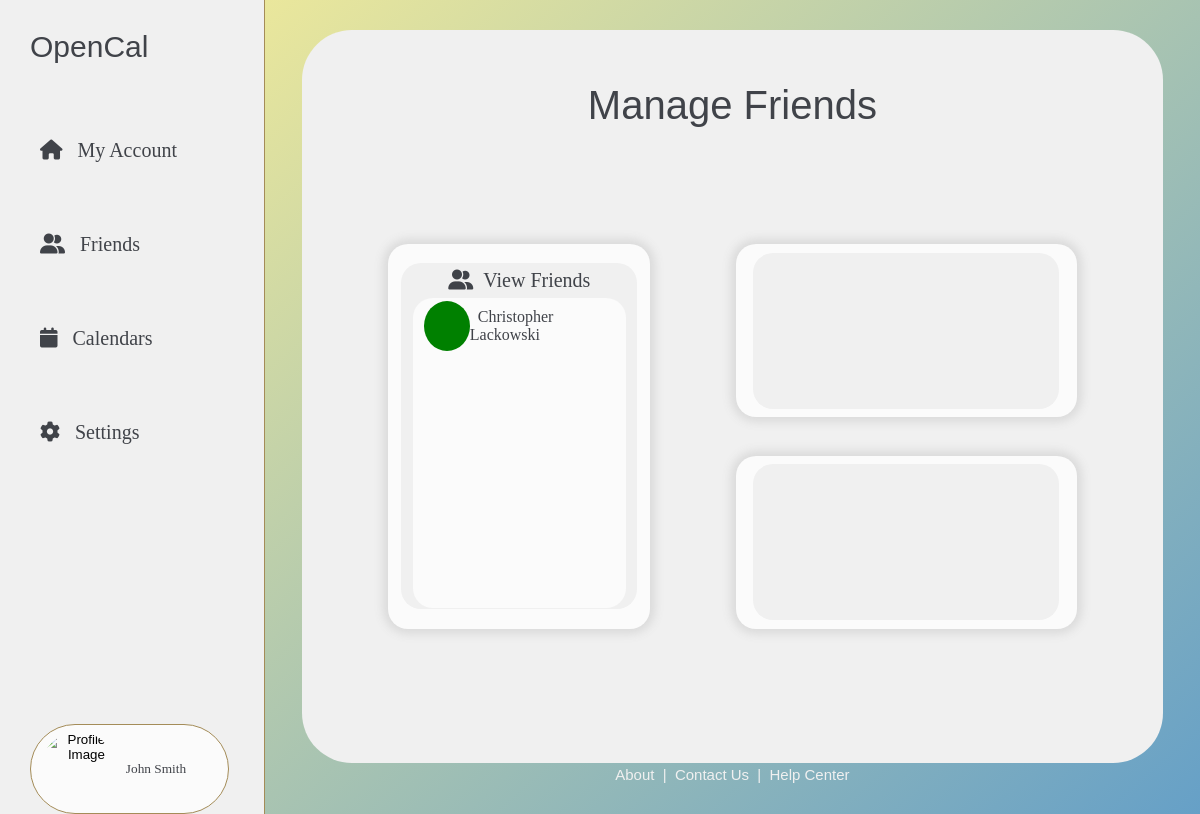
The page /friends/ (signed in) on the database its author committed.
### opencalapp/models.py (models this page shows, shortened)
class Account(AbstractUser):
    numCals = models.IntegerField(default = 5)
    calendars = models.ManyToManyField('Calendar', related_name='users', blank=True)

### opencalapp/views.py (the view)
# urls.py: path('friends/', views.friends, name='friends'),
@login_required
def friends(request):
    received_requests = FriendRequest.objects.filter(receiver=request.user, is_active=True)
    friend_list = get_object_or_404(FriendList, user=request.user)
    friends = friend_list.friends.all().order_by('last_name')
    return render(request, 'friends.html', {'user': request.user, 'received_requests': received_requests, 'friends': friends})

### opencalapp/templates/friends.html (shortened to what this page needs)
{% extends 'base.html' %}
{% block content %}
<div class="page-pane" >
    <div class="page-pane-bubble">
        <div class="header-title">
            <b-text style="font-size: 40px;">Manage Friends</b-text>
        </div>
        <div class="all-social-panels">
            <div class="view-friend-panel">
                <div class="panel-bubble">
                    <div class="view-friend-header">
                        <s-text style="font-size: 20px;">
                            <i class="fas fa-user-group"></i>
                        </s-text>
                        <s-text style="font-size: 20px;">&nbsp&nbspView Friends</s-text>
                    </div>
                    <div class="view-friend-bubble">
                        {% for friend in friends %}
                            <div class="single-friend-view">
                                <div style="width: 50px; height: 50px; background-color: green; border-radius: 100%;"></div>
                                <s-text>&nbsp&nbsp{{friend.get_full_name}}</s-text>
                            </div>
                        {% endfor %}
                    </div>
                </div>
            </div>
            <div class="modify-friends-panel">
                <div class="add-friends-panel">
                    <div class="panel-bubble">
                    </div>
                </div>
                <div class="friend-request-panel">
                    <div class="panel-bubble">
                    </div>
                </div>
            </div>
        </div>
    </div>
    {% include 'footer.html' %}
</div>
{% endblock %}

### opencalapp/templates/base.html (shortened to what this page needs)
{% load static %}
<!DOCTYPE html>
<html>
    <head>
        <link rel="stylesheet" href="{% static 'css/mycalendarsstyle.css' %}">
        <link rel="stylesheet" href="{% static 'css/navpanestyle.css' %}">
        <link rel="stylesheet" href="{% static 'css/subpagestyle.css' %}">
        <link rel="stylesheet" href="{% static 'css/globalstyle.css' %}">
        <link rel="stylesheet" href="{% static 'css/friendsstyle.css' %}">
    </head>
    <body>
        <div class="page-container" style="display: flex; justify-content: flex-start">
            <div class="nav-pane">
                <p style="font-family:Verdana, sans-serif; font-size: 30px; color:rgb(64, 67, 73)">OpenCal</p>
                <br><br>
                <div class="nav-options">
                    <a class="nav-button" style="font-size: 20px" href="{% url 'account' %}" id="account-link-id">
                        <i class="fas fa-house"></i>
                        &ensp;
                        My Account
                    </a>
                    <br><br><br>
                    <a class="nav-button" style="font-size: 20px" href="{% url 'friends' %}" id="friends-link-id">
                        <i class="fas fa-user-group"></i>
                        &ensp;
                        Friends
                    </a>
                    <br><br><br>
                    <a class="nav-button" style="font-size: 20px" href="{% url 'mycalendars' %}" id="calendars-link-id">
                        <i class="fas fa-calendar"></i>
                        &ensp;
                        Calendars
                    </a>
                    <br><br><br>
                    <a class="nav-button" style="font-size: 20px" href="{% url 'settings' %}" id="settings-link-id">
                        <i class="fas fa-gear"></i>
                        &ensp;
                        Settings
                    </a>
                </div>
                <div class="all-profile">
                    <br>
                    <button class="profile-container" onclick="toggleVisibility()">
                        <img src="{% static 'images/IMG_7987.png' %}" alt="Profile Image" class="profile-img">
                        <s-text style="text-transform: capitalize;">{{ user.get_full_name }}</s-text>
                    </button>
                </div>
            </div>
            <div class="main-content" style="width:100%; height:100%; flex-grow:1;">
                {% block content %}
                {% endblock %}
            </div>
        </div>
    </body>
</html>

### opencalapp/static/css/mycalendarsstyle.css (style rules this page uses)
body { background-color: rgb(102, 160, 199); height: 100%; width: 100%; margin: 0; }
.header-title { display: flex; justify-content: center; align-items: center; height: 150px; width: 100%; }

### opencalapp/static/css/navpanestyle.css (style rules this page uses)
.nav-pane { height:100%; width:300px; display: flex; justify-content: flex-start; align-items: flex-start; background-color: rgb(240,240,240); flex-direction: column; padding-left: 30px; border-right: 1px solid rgb(164, 140, 88); }
.nav-options { display: flex; flex-direction: column; justify-content: center; align-items: flex-start; }
.nav-button { border: none; color: rgb(64, 67, 73); font-family: Georgia, serif; width: 200px; height: 40px; display: flex; align-items: center; border-radius: 20px; text-decoration: none; }
.all-profile { display: flex; align-items: center; width: 85%; height: 250px; flex-direction: column; margin-top: 220px; }
.profile-container { height: 90px; width: 100%; border-radius: 100px; padding: 0; background-color: rgb(251, 251, 251); border: 1px solid rgb(164, 140, 88); display: flex; justify-content: flex-start; align-items: center; }
.profile-img { height: 85%; aspect-ratio: 1.0; border-radius: 100px; margin-left: 10px; margin-right: 10px; object-fit: cover; }

### opencalapp/static/css/subpagestyle.css (style rules this page uses)
.page-container { height:100%; width:100%; display: flex; justify-content: center; align-items: center; }
.page-pane { height:100%; width:100%; display: flex; justify-content: space-between; align-items: center; background-color: rgb(251, 251, 251); background-image: linear-gradient(to bottom right, rgb(234, 231, 156), rgb(102, 160, 199)); flex-direction: column; }
.page-pane-bubble { display: flex; align-items: center; justify-content: flex-start; width: 92%; height: 90%; flex-direction: column; background-color: rgb(240,240,240); border-radius: 50px; margin-top: 30px; }

### opencalapp/static/css/globalstyle.css (style rules this page uses)
html { height: 100%; }
s-text { color: rgb(64, 67, 73); font-family: Georgia, serif; }
b-text { color: rgb(64, 67, 73); font-family: Verdana, sans-serif; }
button { transition-duration: 0.4s; cursor: pointer; }

### opencalapp/static/css/friendsstyle.css (style rules this page uses)
.header-title { display: flex; justify-content: center; align-items: center; height: 150px; width: 100%; }
.all-social-panels { display: flex; justify-content: center; align-items: center; width: 80%; height: 70%; }
.view-friend-panel { display: flex; justify-content: center; align-items: center; width: 40%; height: 75%; border-radius: 20px; background-color: rgb(251, 251, 251); box-shadow: 0 0 10px 5px rgb(218, 218, 218); }
.modify-friends-panel { display: flex; justify-content: space-between; align-items: flex-end; width: 65%; height: 75%; flex-direction: column; }
.add-friends-panel { display: flex; justify-content: center; align-items: center; width: 80%; height: 45%; background-color: rgb(251, 251, 251); box-shadow: 0 0 10px 5px rgb(218, 218, 218); border-radius: 20px; }
.friend-request-panel { display: flex; justify-content: center; align-items: center; width: 80%; height: 45%; background-color: rgb(251, 251, 251); box-shadow: 0 0 10px 5px rgb(218, 218, 218); border-radius: 20px; }
.panel-bubble { display: flex; justify-content: flex-start; align-items: center; flex-direction: column; background-color: rgb(240, 240, 240); width: 90%; height: 90%; border-radius: 20px; }
.view-friend-header { display: flex; align-items: center; justify-content: center; height: 10%; width: 100%; }
.view-friend-bubble { display: flex; justify-content: flex-start; align-items: center; flex-direction: column; background-color: rgb(251, 251, 251); width: 90%; height: 88%; border-radius: 20px; padding-top: 5px; }
.single-friend-view { display: flex; justify-content: flex-start; align-items: center; width: 90%; height: 15%; }

### rows shown on the page
Account: get_full_name "John Smith"
Account: get_full_name "Christopher Lackowski"
